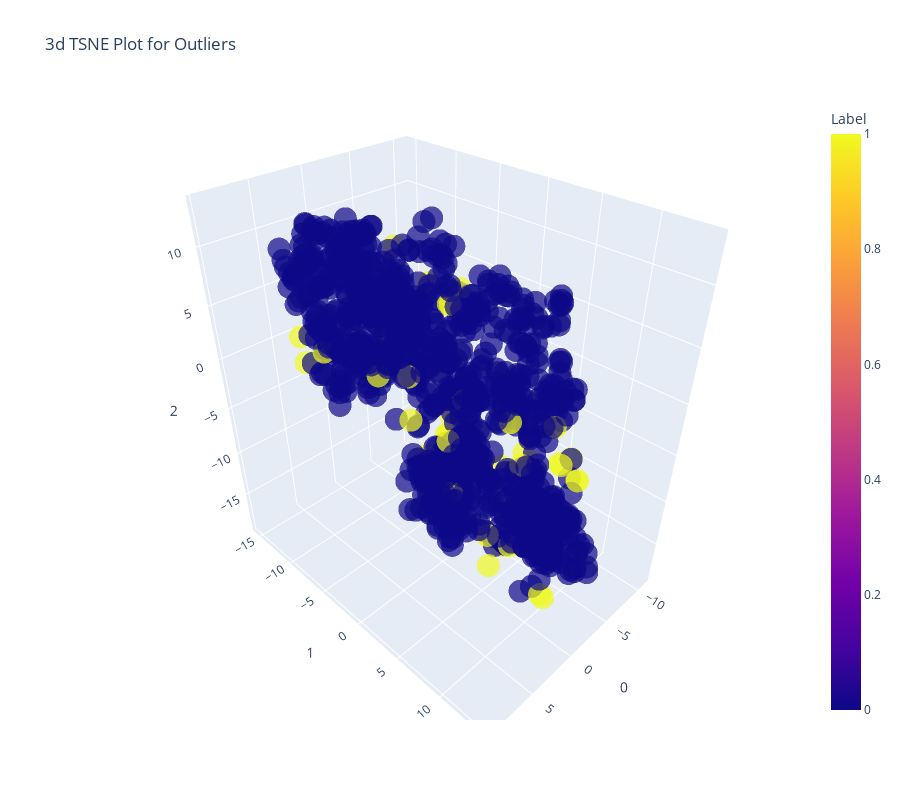

Here is the notebook cell this chart was saved with:
### Markdown cell above
## Plot the model

### Code cell
plot_model(knn_model)

### Figure 1 — Plotly figure (JSON) as saved in the notebook; plotly's stock layout.template omitted (floating-point values rounded to 4 significant figures; data arrays with more than 128 entries replaced by an {"elided": "..."} marker saying what was removed)
{"data": [{"customdata": {"elided": "1000x1 float values"}, "hoverlabel": {"namelength": 0}, "hovertemplate": "0=%{x}<br>1=%{y}<br>2=%{z}<br>Feature=%{customdata[0]}<br>Label=%{marker.color}", "legendgroup": "", "marker": {"color": {"elided": "1000 int values"}, "coloraxis": "coloraxis", "opacity": 0.7, "symbol": "circle"}, "mode": "markers", "name": "", "scene": "scene", "showlegend": false, "type": "scatter3d", "x": {"elided": "1000 float values"}, "y": {"elided": "1000 float values"}, "z": {"elided": "1000 float values"}}], "layout": {"coloraxis": {"colorbar": {"title": {"text": "Label"}}, "colorscale": [[0, "#0d0887"], [0.1111, "#46039f"], [0.2222, "#7201a8"], [0.3333, "#9c179e"], [0.4444, "#bd3786"], [0.5556, "#d8576b"], [0.6667, "#ed7953"], [0.7778, "#fb9f3a"], [0.8889, "#fdca26"], [1, "#f0f921"]]}, "height": 800, "legend": {"tracegroupgap": 0}, "scene": {"domain": {"x": [0, 1], "y": [0, 1]}, "xaxis": {"title": {"text": "0"}}, "yaxis": {"title": {"text": "1"}}, "zaxis": {"title": {"text": "2"}}}, "title": {"text": "3d TSNE Plot for Outliers"}, "width": 900}}
